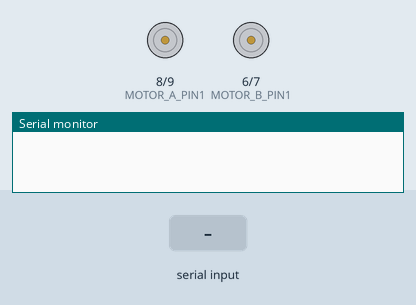
The sketch below on a simulated Arduino Uno, built with avr-gcc and run on an emulated ATmega328P. On the bench: motor-driver pin pairs drawn as motors (green arrow = first pin HIGH = forward, orange = second pin HIGH = backward, longer = more drive, scaled by the enable pin), the last lines printed to the serial monitor. Inputs (shaded band) come from the test bench.

Above: at 1.2 s.
1.3 s: "l" received over Serial
2.8 s: "r" received over Serial
4.3 s: "f" received over Serial
At 5.1 s:
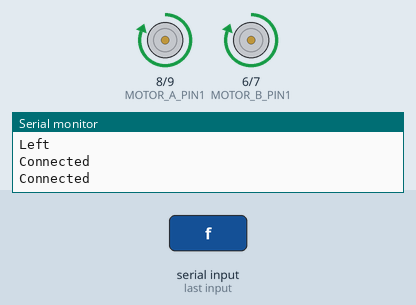
5.8 s: "b" received over Serial
At 6.3 s:
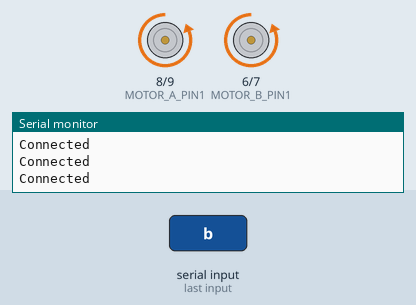
7.3 s: "e" received over Serial
At 8.5 s:
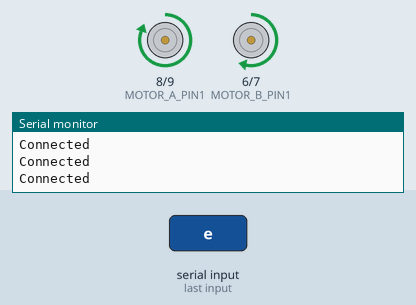
8.8 s: "g" received over Serial
At 9.7 s:
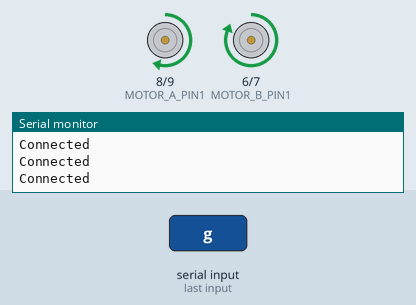
Timing chart, 0 to 11.3 s (numbered marks = the images above; inputs shaded):
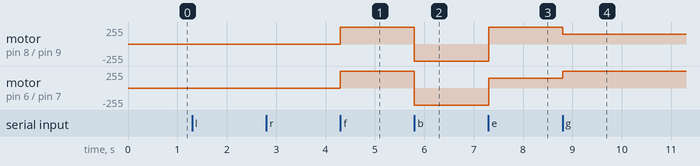

Measured:
- after the input at 4.3 s, motor on pin 8 (MOTOR_A_PIN1) / pin 9 (MOTOR_A_PIN2), motor on pin 6 (MOTOR_B_PIN1) / pin 7 (MOTOR_B_PIN2): stopped → forward 255/255 at once
- after the input at 5.8 s, motor on pin 8 (MOTOR_A_PIN1) / pin 9 (MOTOR_A_PIN2), motor on pin 6 (MOTOR_B_PIN1) / pin 7 (MOTOR_B_PIN2): forward 255/255 → backward 255/255 at once
- after the input at 7.3 s, motor on pin 8 (MOTOR_A_PIN1) / pin 9 (MOTOR_A_PIN2): backward 255/255 → forward 255/255 at once; motor on pin 6 (MOTOR_B_PIN1) / pin 7 (MOTOR_B_PIN2): backward 255/255 → forward 150/255 at once
- after the input at 8.8 s, motor on pin 8 (MOTOR_A_PIN1) / pin 9 (MOTOR_A_PIN2): forward 255/255 → forward 150/255 at once; motor on pin 6 (MOTOR_B_PIN1) / pin 7 (MOTOR_B_PIN2): forward 150/255 → forward 255/255 at once

The sketch:

Motor_med_Bluetooth.ino
```cpp
//Bluetooth
int led3 = 2;
int ledFlag3 = 0;
int led13 = 13;
int ledFlag13 = 0;
char character;

//Motor
#define MOTOR_A_SPEED_PIN 3 //Left motor
#define MOTOR_B_SPEED_PIN 5 //Right motor
#define MOTOR_B_PIN1 6
#define MOTOR_B_PIN2 7
#define MOTOR_A_PIN1 8
#define MOTOR_A_PIN2 9


void setup() {
  // put your setup code here, to run once:
  pinMode(MOTOR_A_SPEED_PIN, OUTPUT);
  pinMode(MOTOR_A_PIN1, OUTPUT);
  pinMode(MOTOR_A_PIN2, OUTPUT);
  pinMode(MOTOR_B_SPEED_PIN, OUTPUT);
  pinMode(MOTOR_B_PIN1, OUTPUT);
  pinMode(MOTOR_B_PIN2, OUTPUT);
  Serial.begin(9600);
}

void loop() {
  // put your main code here, to run repeatedly:

  if(Serial.available()>0)
  {
    Serial.println("Connected");
    character = Serial.read();
    switch(character)
    {
      case 'l': //Left
        left();
        Serial.println("Left");
        break;

      case 'r': //Right
       right();
        break;

      case 'f': //Forward
        forward();
        break;

      case 'b': //Backwards
       backward();
        break;

      case 'e': //Left forward
        leftForward();
        break;

      case 'g': //Right forward
        rightForward();
        break;

      case 'a': //Left backwards
        leftBackward();
        break;

      case 'c': //Right backwards
       rightBackward();
       break;
     case 's':
       stop();
       break;
    }
    delay(50);
  }

}
void stop()
{
  analogWrite(MOTOR_B_SPEED_PIN, 0);
  analogWrite(MOTOR_A_SPEED_PIN, 0);
}
void forward(){
  setForwardDirection();
  analogWrite(MOTOR_B_SPEED_PIN, 255);
  analogWrite(MOTOR_A_SPEED_PIN, 255);
}
void backward(){
  setBackwardDirection();
  analogWrite(MOTOR_B_SPEED_PIN, 255);
  analogWrite(MOTOR_A_SPEED_PIN, 255);
}

void left(){
  analogWrite(MOTOR_B_SPEED_PIN, 10);
  analogWrite(MOTOR_A_SPEED_PIN, 255);
}

void right(){
  analogWrite(MOTOR_B_SPEED_PIN, 255);
  analogWrite(MOTOR_A_SPEED_PIN, 10);
}

void leftForward(){

  setForwardDirection();
  analogWrite(MOTOR_B_SPEED_PIN, 150);
  analogWrite(MOTOR_A_SPEED_PIN, 255);

}
void rightForward(){

  setForwardDirection();
  analogWrite(MOTOR_B_SPEED_PIN, 255);
  analogWrite(MOTOR_A_SPEED_PIN, 150);
}
void leftBackward(){

  setBackwardDirection();
  analogWrite(MOTOR_B_SPEED_PIN, 150);
  analogWrite(MOTOR_A_SPEED_PIN, 255);

}
void rightBackward(){

  setBackwardDirection();
  analogWrite(MOTOR_B_SPEED_PIN, 255);
  analogWrite(MOTOR_A_SPEED_PIN, 150);
}
void setForwardDirection()
{
  //Set motor direction
  digitalWrite(MOTOR_B_PIN1, HIGH);
  digitalWrite(MOTOR_B_PIN2, LOW);

  //Set motor direction
  digitalWrite(MOTOR_A_PIN1, HIGH);
  digitalWrite(MOTOR_A_PIN2, LOW);

}
void setBackwardDirection()
{
    //Set motor direction
  digitalWrite(MOTOR_B_PIN1, LOW);
  digitalWrite(MOTOR_B_PIN2, HIGH);

  //Set motor direction
  digitalWrite(MOTOR_A_PIN1, LOW);
  digitalWrite(MOTOR_A_PIN2, HIGH);

}
```
